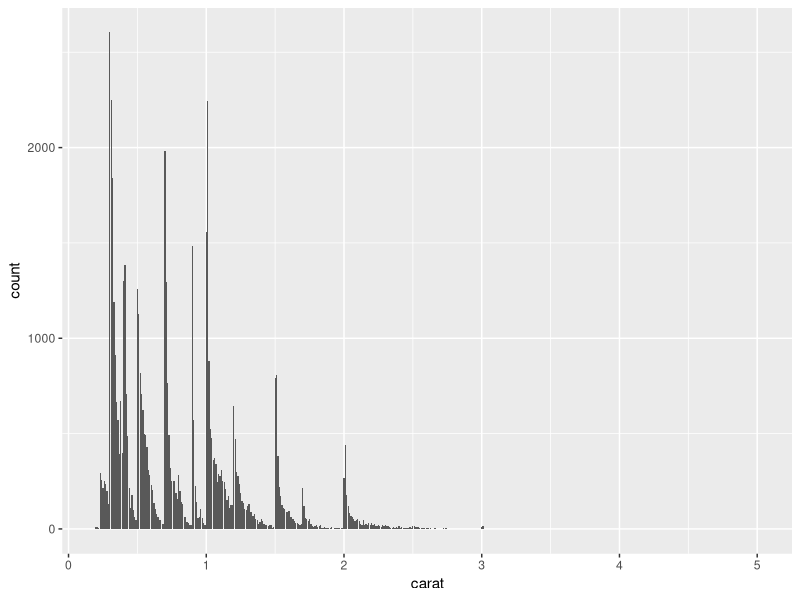
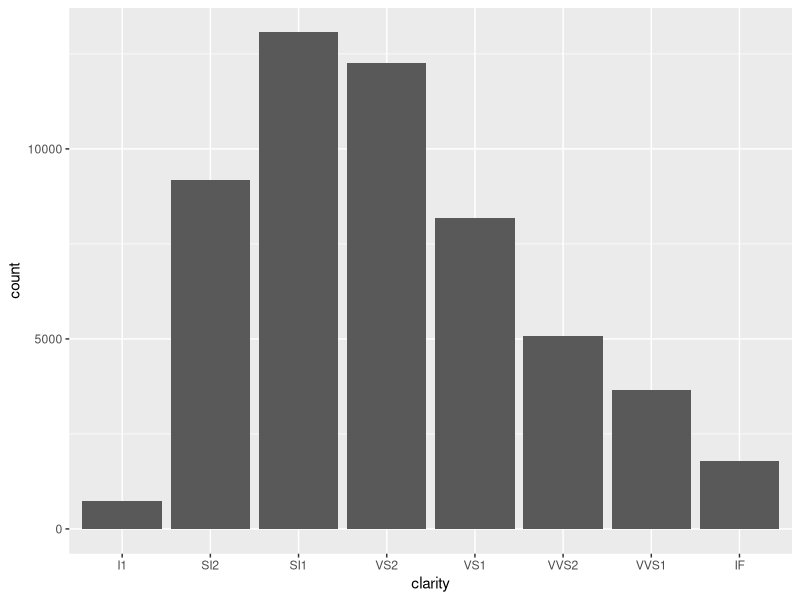
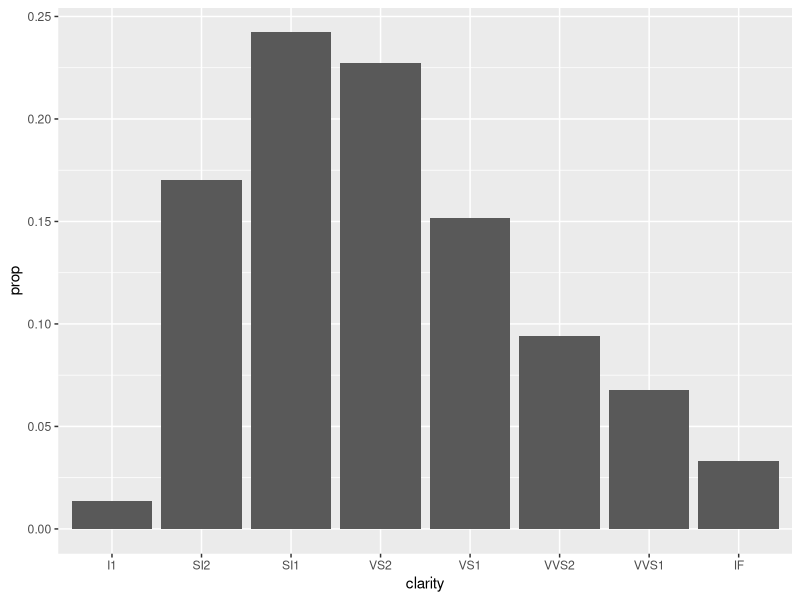
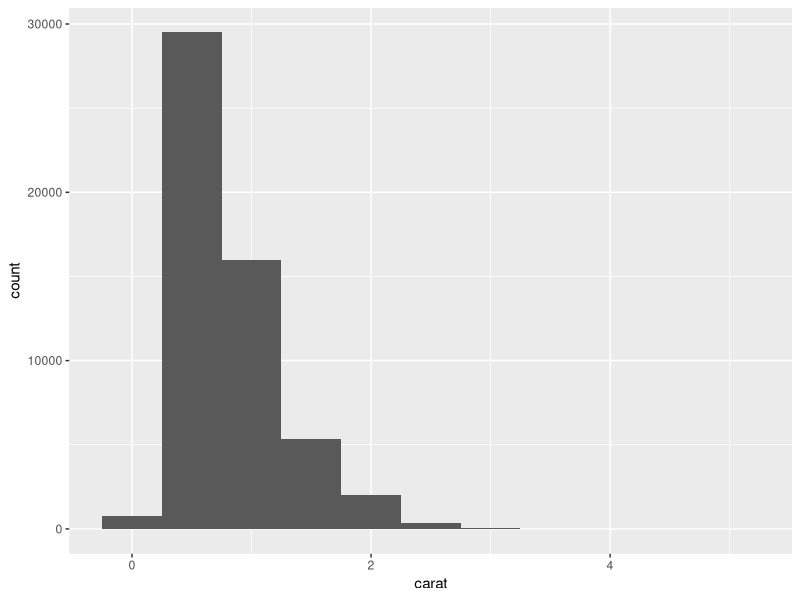
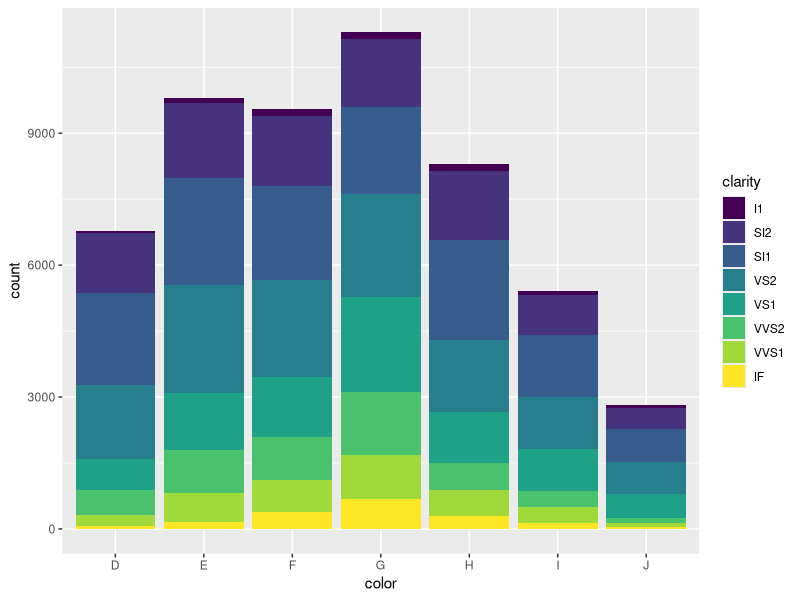
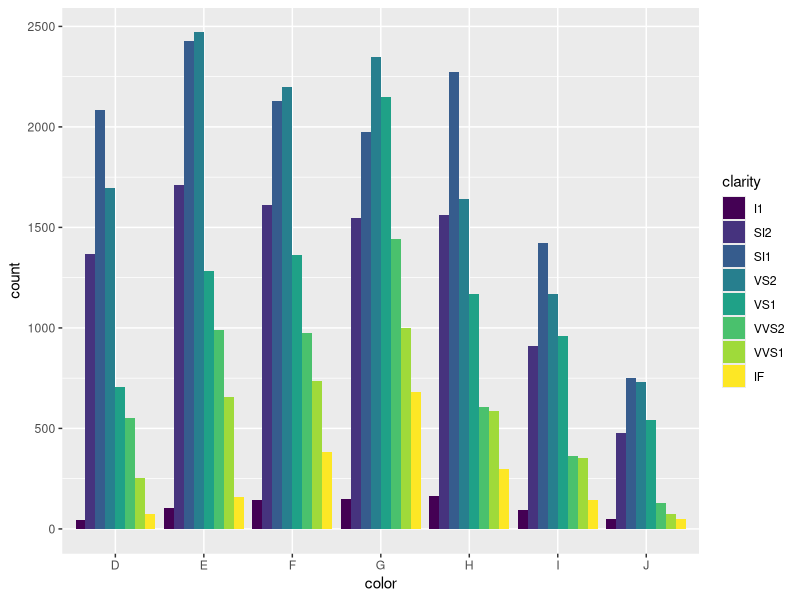
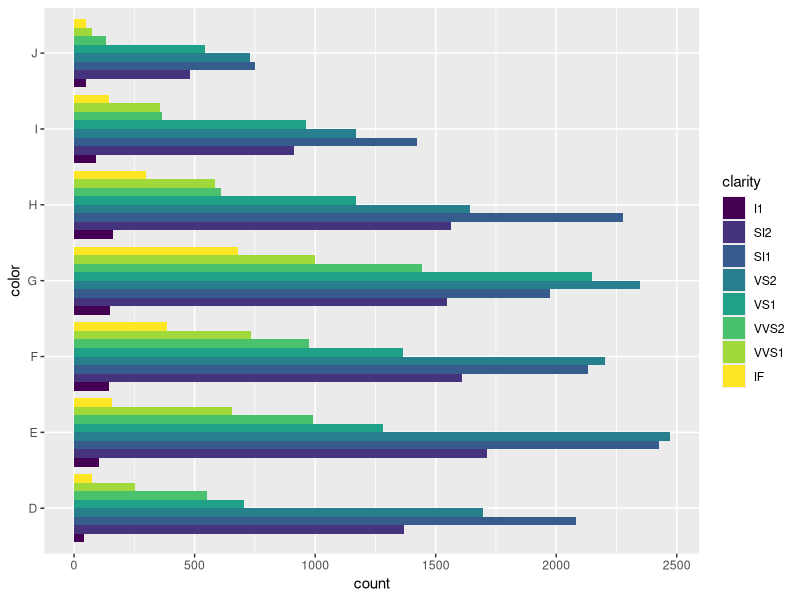
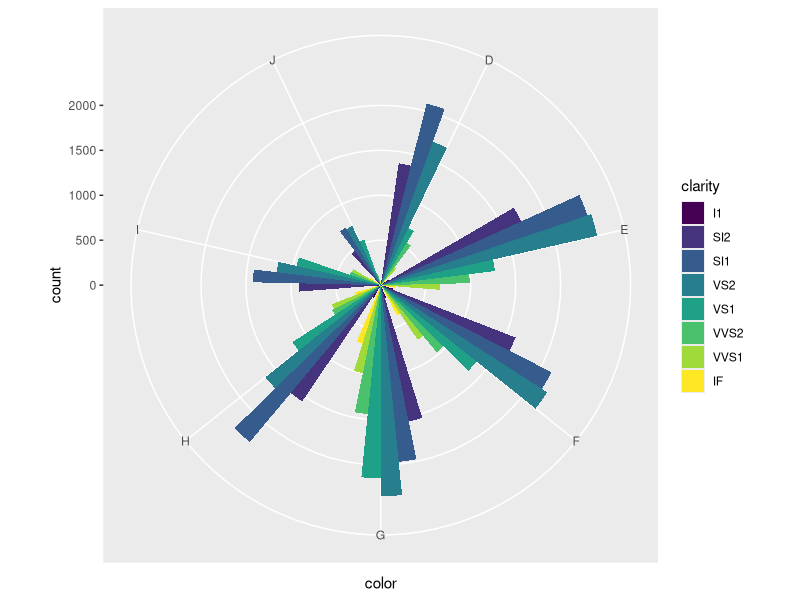

Recreate these plots in R, in order.
# demo_sample_statistics_plot.R

##

# Load library
library(tidyverse)
View(diamonds)
?diamonds

# Plot the distribution of diamonds samples based on carat and clarity
# Bar chart
diamonds_distribution_analysis <- select(diamonds, price, carat, color, clarity)
ggplot(data = diamonds_distribution_analysis) +
  geom_bar(mapping = aes(x = carat))
ggplot(data = diamonds_distribution_analysis) +
  geom_bar(mapping = aes(x = clarity))
ggplot(data = diamonds_distribution_analysis) +
  geom_bar(mapping=aes(x = clarity, y = stat(prop), group = 1))
# Histogram
ggplot(data = diamonds_distribution_analysis) +
  geom_histogram(mapping = aes(x = carat), binwidth = 0.5)
# Output the value of each histogram using dplyr::count() and ggplot2::cutwidth()
diamonds %>%
  count(cut_width(carat, 0.5))

ggplot(data = diamonds_distribution_analysis) +
  geom_bar(mapping=aes(x = color, fill = clarity))
ggplot(data = diamonds_distribution_analysis) +
  geom_bar(mapping=aes(x = color, fill = clarity), position="dodge")

# Plot the distribution of diamonds samples with coordination convertion
diamondplot <- ggplot(data = diamonds_distribution_analysis) +
  geom_bar(mapping=aes(x = color, fill = clarity), position="dodge")
diamondplot + coord_flip()
diamondplot + coord_polar()
